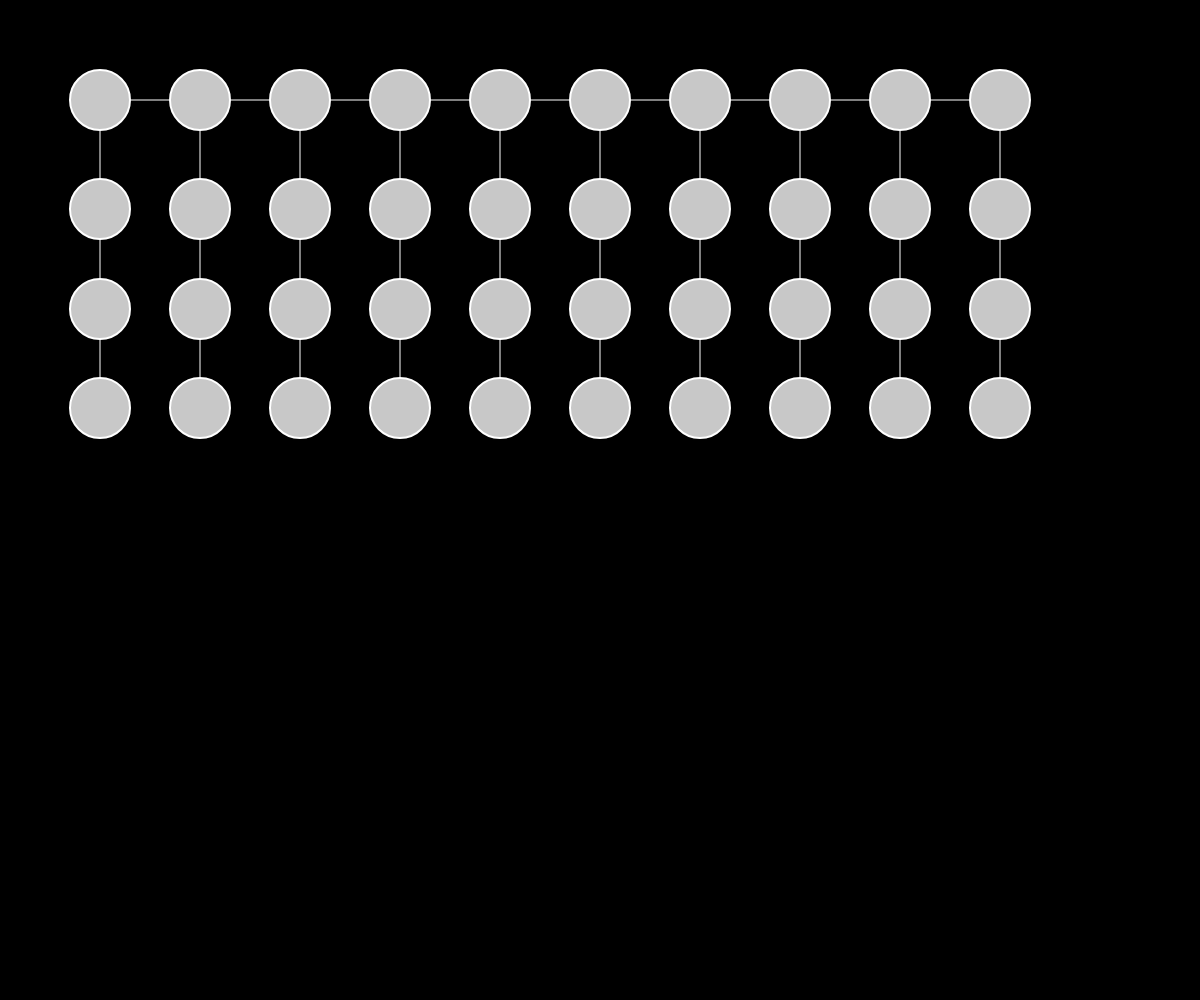
Frame 1 (no input)
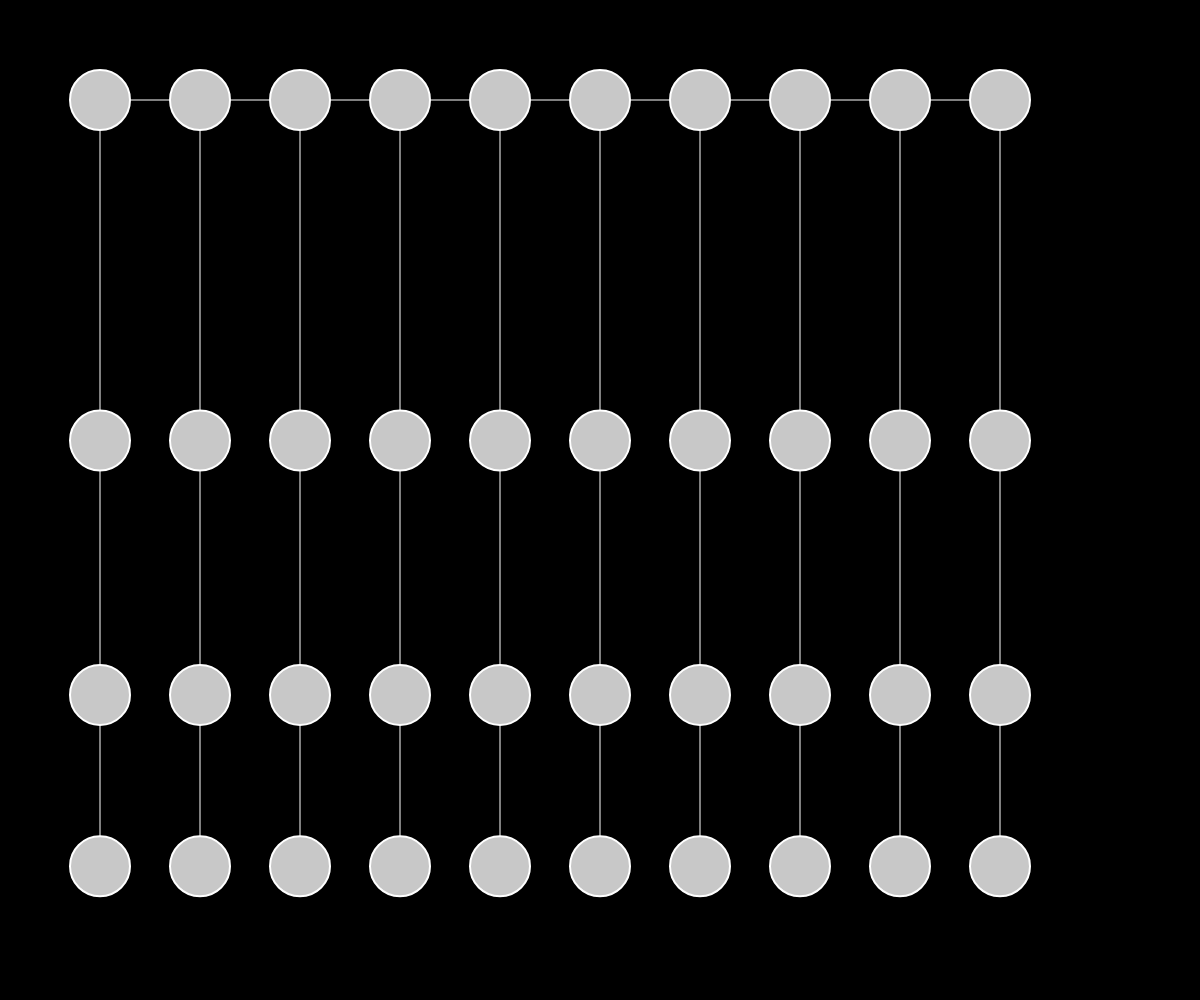
Frame 60 (no input)
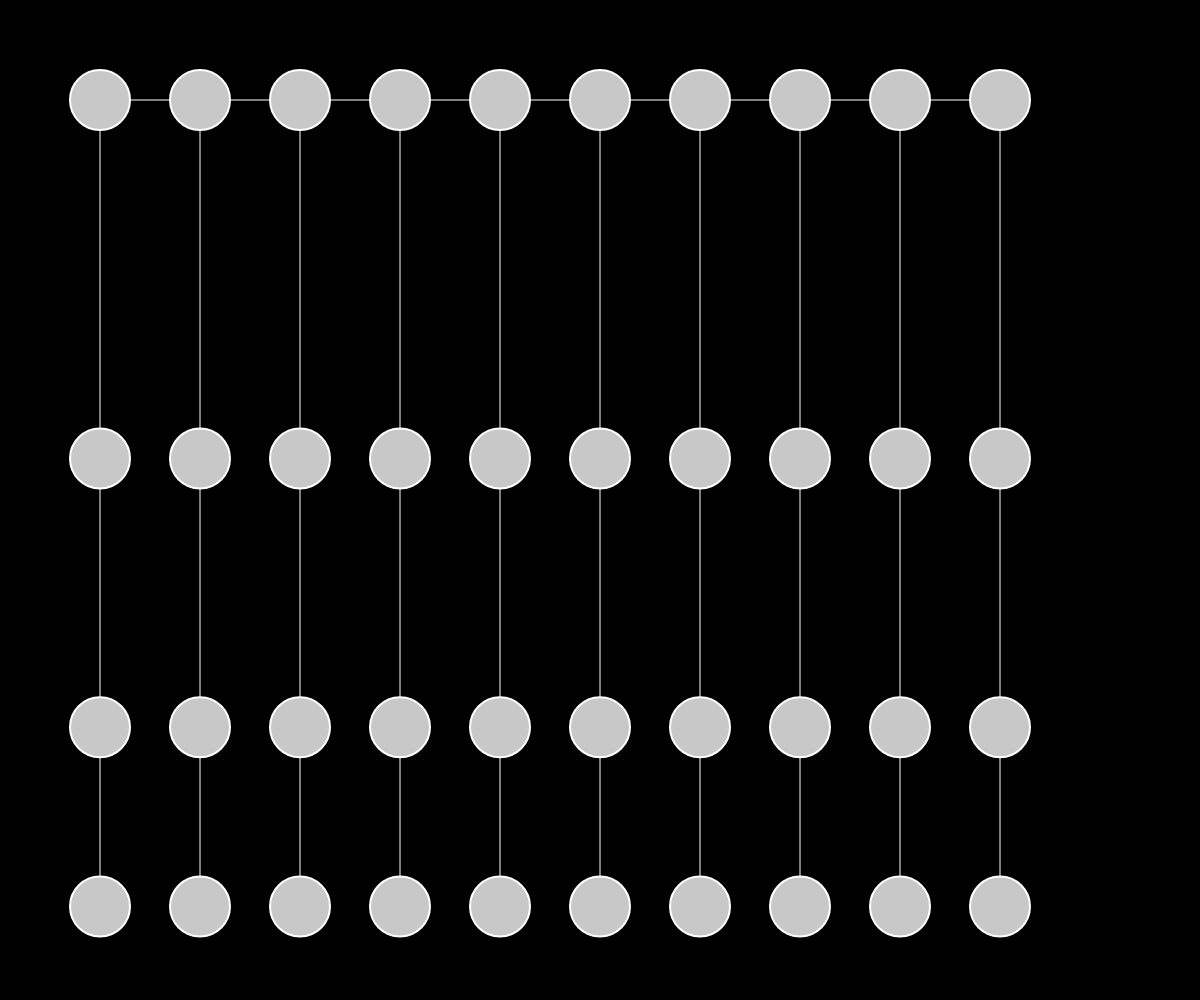
Frame 120 (the mouse pressed at the canvas centre since frame 60)

The p5.js sketch that drew these frames (run headless with seeded random() and noise() and a simulated clock; from frame 60 on, the mouse is pressed at the canvas centre):

// p5.js sketch
// ── sketch.js
let s1, s2;
let gravity;
let mass = 2.0;
let balls = [];
let spring = [];
let lowerballs = [];


function setup() {
  createCanvas(windowWidth, windowHeight);
  background(0);
   gravity = createVector(0,9);

let w = 100;
let h = 100;
let hlow
for(let i = 0;i<10;i++){
  balls.push(new Ball(w,h));
  hlow = 200;
  for(let a=0;a<3;a++){
    lowerballs.push(new Ball(w,hlow))
    hlow+= 100;
  }
  w+=100;

}

console.log(lowerballs);



for (let i = 0; i < balls.length; i++) {
  if (i < balls.length - 1) {
    spring.push(new Spring(balls[i], balls[i + 1], 90));
  }

}

for(let i=0; i<lowerballs.length;i++){
  if(i%3 != 0){
    spring.push(new Spring(lowerballs[i-1], lowerballs[i], 90));
  }
  if(i%3 == 0){
    spring.push(new Spring(lowerballs[i], balls[i/3], 90));
  }
}

  // s1 = new Spring2D(0.0, width / 2, mass, gravity);
  // s2 = new Spring2D(0.0, width / 2, mass, gravity);
}


function draw(){
  background(0);

  for (let i = 0; i < spring.length; i++) {
    spring[i].update();
    spring[i].display();
  }

  for (let i = 0; i < balls.length; i++) {
    // balls[i].applyForce(gravity);

    // balls[i].update();
    // balls[i].drag();
    balls[i].display();
  }


  for (let i = 0; i < lowerballs.length; i++) {
    lowerballs[i].applyForce(gravity);

    lowerballs[i].update();
    lowerballs[i].drag();
    lowerballs[i].display();
  }

 //  s1.update(mouseX, mouseY);
 // s1.display(mouseX, mouseY);
 // s2.update(s1.x, s1.y);
 // s2.display(s1.x, s1.y);
}


class Ball {
  constructor(x, y) {
    this.pos = createVector(x, y);
    this.vel = createVector();
    this.acc = createVector();

    this.mass = 1;
    this.rad = 30;

    this.damping = 0.5;
  }
  display() {
    push();
    stroke(255);
    strokeWeight(2);
    fill(200);
    ellipse(this.pos.x, this.pos.y, this.rad * 2, this.rad * 2);
    pop();
  }
  update() {
    this.vel.add(this.acc);
    this.pos.add(this.vel);
    this.acc.mult(0);
    // damping
    this.vel.mult(this.damping);
  }
  applyForce(f) {
    let force = f.copy();
    force.div(this.mass);
    this.acc.add(force);
  }
  drag() {
    let distance = dist(mouseX, mouseY, this.pos.x, this.pos.y);
    if (mouseIsPressed && distance < this.rad) {
      this.pos.x = mouseX;
      this.pos.y = mouseY;
    }
  }
}

class Spring {
  constructor(ballA, ballB, len) {
    this.ballA = ballA;
    this.ballB = ballB;
    this.len = len;
    this.k = 0.1;
  }
  display() {
    push();
    stroke(255);
    line(this.ballA.pos.x, this.ballA.pos.y, this.ballB.pos.x, this.ballB.pos.y);
    pop();
  }
  update() {
    let vector = p5.Vector.sub(this.ballA.pos, this.ballB.pos);
    let distance = vector.mag();
    let direction = vector.copy().normalize();
    let stretch = distance - this.len;

    // hooke's law
    let force = direction.copy();
    force.mult(-1 * this.k * stretch);
    this.ballA.applyForce(force);
    force.mult(-1);
    this.ballB.applyForce(force);
  }
}
